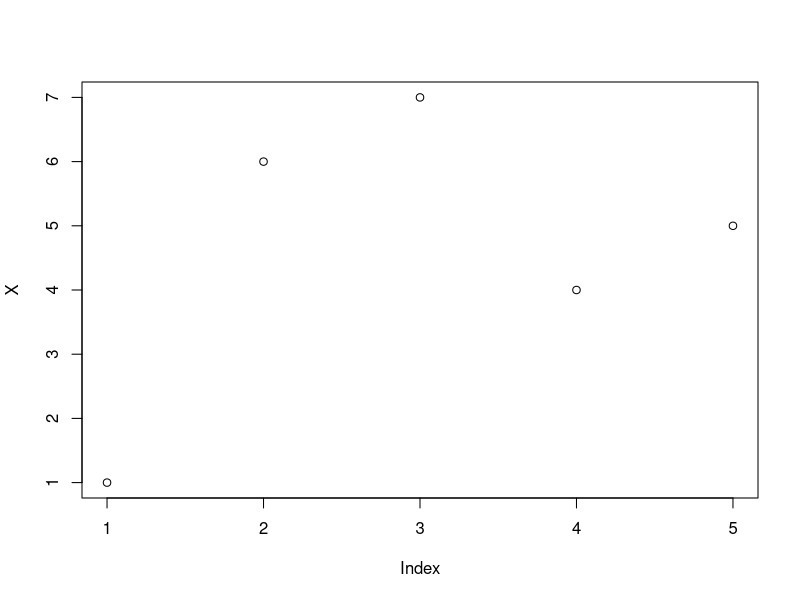
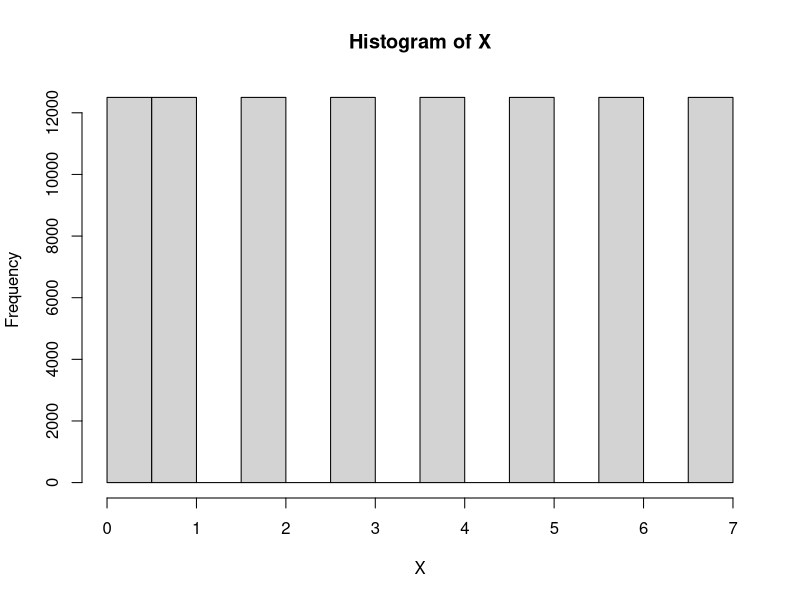
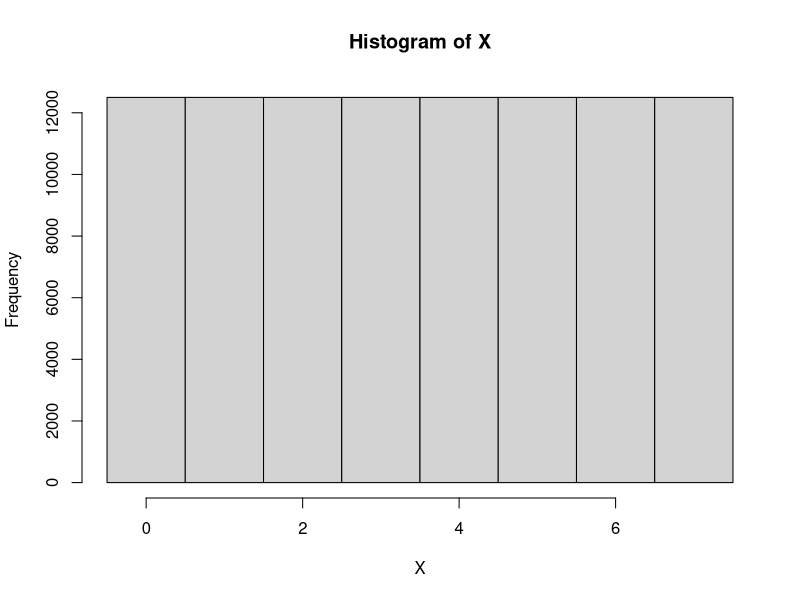
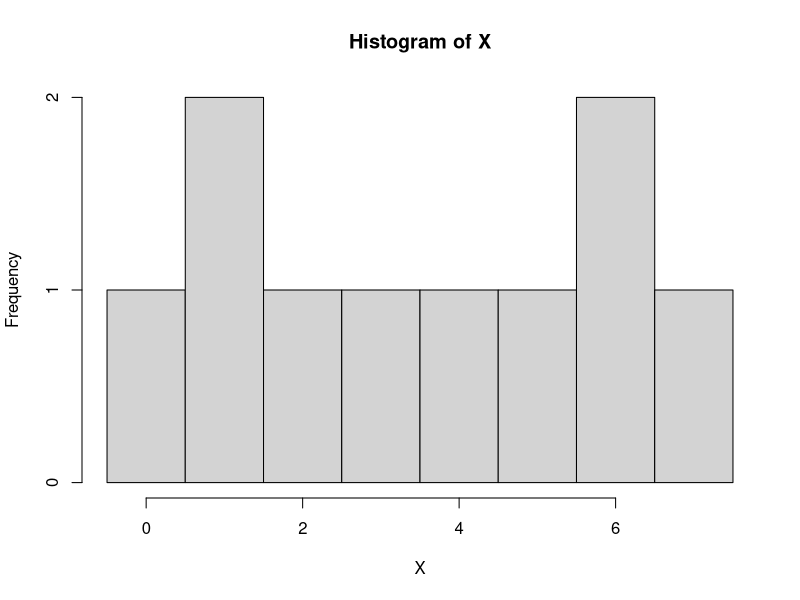
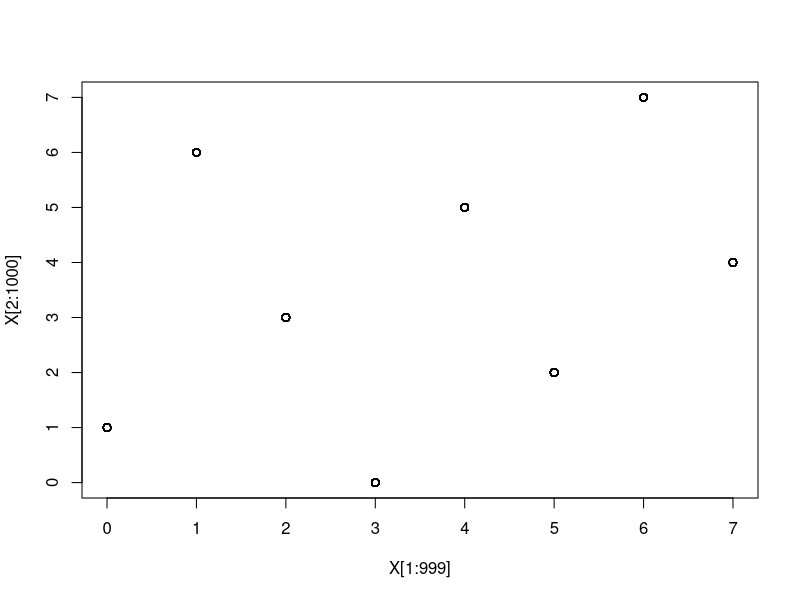
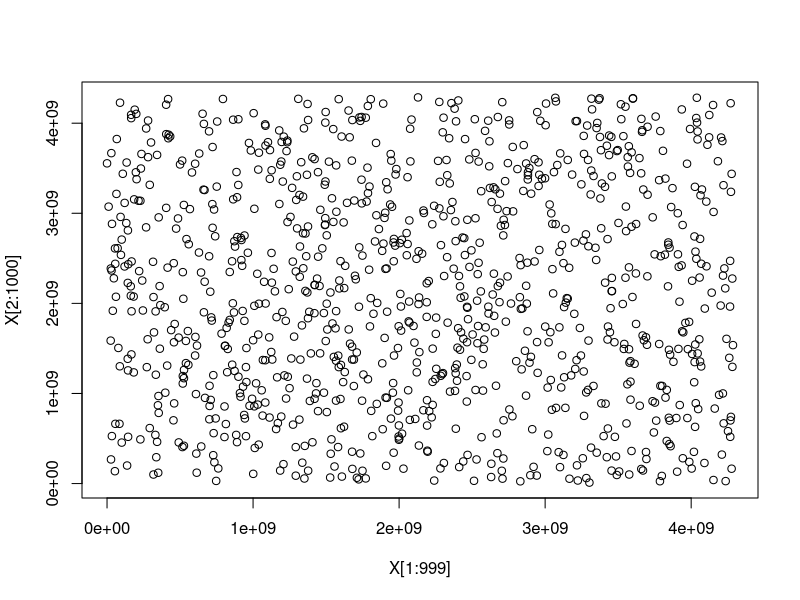
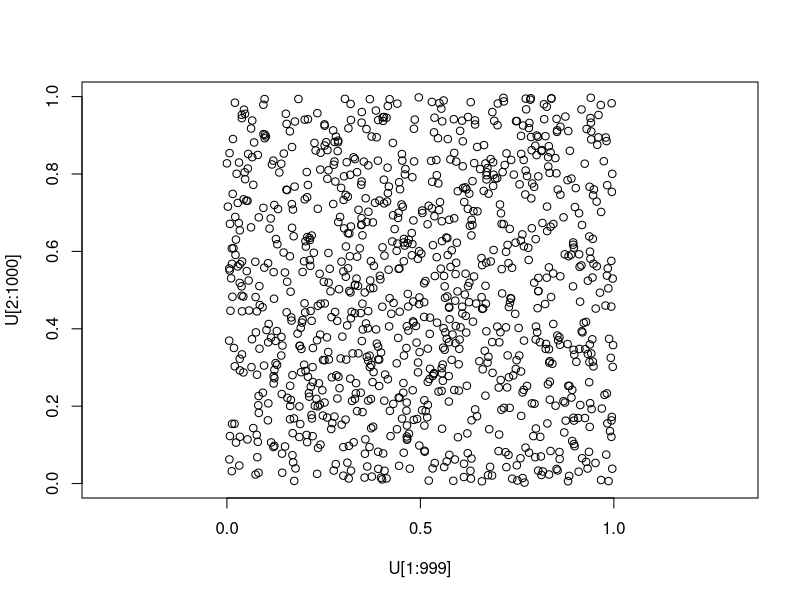
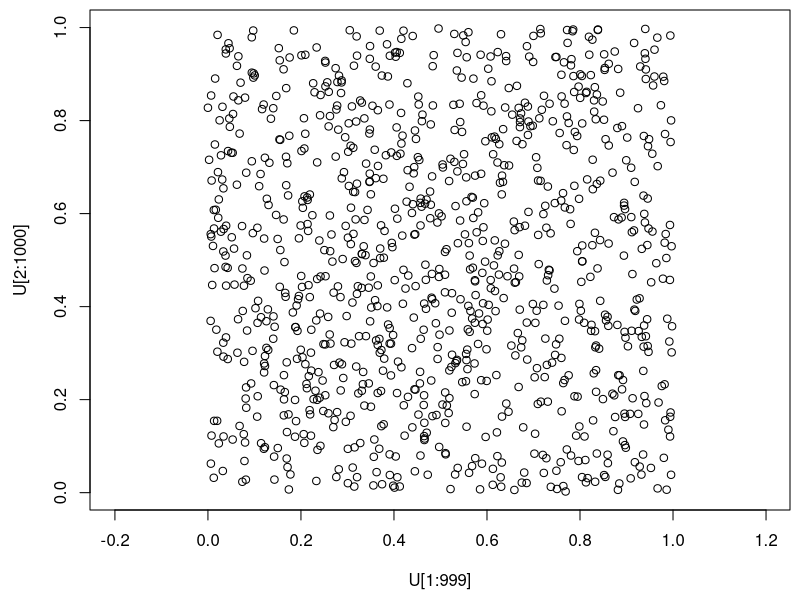

These figures' R source, in order:
## ---- chunk 1
m <- 8
a <- 5
c <- 1
X0 <- 0


Xi <- X0
for (i in 1:10){
  Xi <- (a*Xi + c)%%m
  cat("X_", i, " = ", Xi, "\n", sep="")
}

## ---- chunk 2
rLCG <- function(n, m, a, c, X0){
  Xi <- X0
  for (i in 1:n){
    Xi <- (a*Xi + c)%%m
    cat("X_", i, " = ", Xi, "\n", sep="")
  }
}

rLCG(5,8,5,1,0)
## ---- chunk 3
rLCG <- function(n, m, a, c, X0){
  result <- numeric(n)
  Xi <- X0
  for (i in 1:n){
    Xi <- (a*Xi + c)%%m
    result[i] <- Xi
  }
  return(result)
}

rLCG(5,8,5,1,0)
## ---- chunk 4
rLCG(16,8,5,1,0)
# Did you notice that it just repeat itself?
# This will be discuss later with the quality of PRNG
# also notice m=8, so it repeats itself every 8 numbers
## ---- chunk 5
X <- rLCG(5,8,5,1,0)

plot(X)
## ---- chunk 6
# the defult breaks on integer, which is not good
X <- rLCG(100000, 8,5,1,0)
hist(X) 
## ---- chunk 7
X <- rLCG(100000, 8,5,1,0)
hist(X, breaks = seq(-0.5, 7.5, 1)) 

## ---- chunk 8
X <- rLCG(10, 8,5,1,0)
hist(X, breaks = seq(-0.5, 7.5, 1))
## ---- chunk 9
rLCG(10, m=2^31, a=1103515245, c=12345, X0=0)
## ---- chunk 10
# the normal way to choose seed
?set.seed
## ---- chunk 11
set.seed(0)
runif(3)

set.seed(1)
runif(3)
## ---- chunk 12
X <- rLCG(1000,8,5,1,0)
# m=8 which means small state space, you won't expect this small m gives you uniformly distributed plot

plot(X[1:999], X[2:1000])
## ---- chunk 13
X <- rLCG(1000, m=2^32, a=1103515245, c=12345, X0=0)

plot(X[1:999], X[2:1000])
# well, it now looks like uniformly distributed
## ---- chunk 14
U <- (X+1)/(2^32+1)
range(U)

round(range(U),4)
## ---- chunk 15
plot(U[1:999], U[2:1000], asp=1)
# Great, U(0,1)
## ---- chunk 16
par(mai=c(0.9,0.9,0.1,0.1))
plot(U[1:999], U[2:1000], asp=1)
## ---- chunk 17
# Use R's default PRNG: Mersenne-Twister

X <- runif(1000)
plot(X[1:999], X[2:1000])
## ---- chunk 18
plot(X[1:999], X[2:1000], asp=1)
# You can see there's no discernible pattern
## ---- chunk 19
set.seed(1) # always get the same output
## ---- chunk 20
N <- 1e5
U <- runif(N)
lambda <- 2
X <- -log(1-U)/lambda
par(mai=c(0.9, 0.9, 0.1, 0.1))
hist(X, main=NULL, prob=TRUE, breaks=50)

x <- seq(0, max(X), length.out=100)

lines(x, dexp(x, lambda), col="red")
